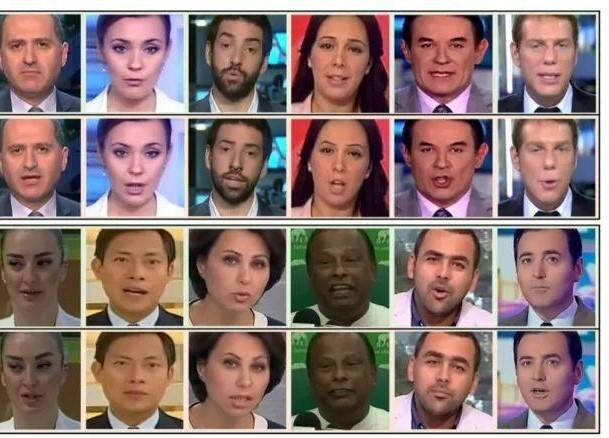
#> input picture test_img/45.jpg, 609 x 438 px
$ python face_detection.py
#> lines starting #> are read from the running program, lines starting #| are printed output that depends on the picture; after the words box and inside, x2 and y2 are one past the last pixel; in counts of white or black regions, pixels touching at a corner belong together
import cv2
import time

# if you get error when running the following code, maybe you should change the relative paths to absolute paths.
if __name__ == '__main__':

    # load cascade classifier training file for haarcascade
    face_cascade = cv2.CascadeClassifier('./haarcascade_frontalface_default.xml')

    start_time = time.time()
    # load test image
    # img = cv2.imread('./Lena.png')
    img = cv2.imread('./45.jpg')
#> img is the input picture: shape (438, 609, 3); mean B, G, R 116.4, 119.5, 141.5


    # convert the test image to gray image as opencv face detector expects gray images
    gray = cv2.cvtColor(img, cv2.COLOR_BGR2GRAY)
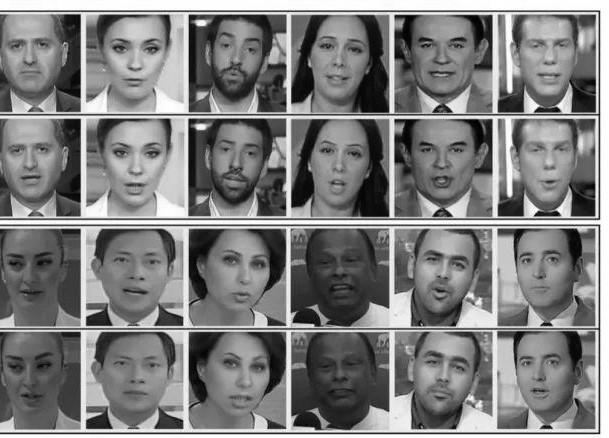
#> gray: shape (438, 609); min 1, max 255, mean 125.7

    # detect
    faces = face_cascade.detectMultiScale(gray, 1.3, 5)
#> faces = 21 rows, first 6: [408, 123, 70, 70], [517, 125, 64, 64], [516, 19, 67, 67], [3, 21, 61, 61], [406, 16, 75, 75], [303, 19, 74, 74]

    # draw the detected faces in the test image
    for (x,y,w,h) in faces:
        cv2.rectangle(img, (x,y), (x+w, y+h), (255, 0, 0), 2)
#> this loop made 21 passes
#> (x, y, w, h) on passes 1 to 12: (408, 123, 70, 70), (517, 125, 64, 64), (516, 19, 67, 67), (3, 21, 61, 61), (406, 16, 75, 75), (303, 19, 74, 74), (303, 123, 74, 74), (96, 122, 81, 81), (505, 232, 67, 67), (98, 229, 78, 78), (308, 236, 62, 62), (406, 232, 75, 75)
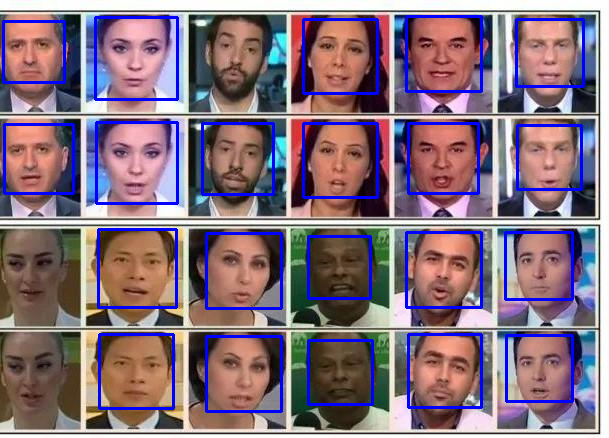
#> img: shape (438, 609, 3); 6.7% of pixels changed, all inside (x1, y1, x2, y2) = (2, 15, 585, 413)

    # show and save the result
    cv2.imshow('img', img)
    print("检测时间 :",time.time() - start_time, sep = '')
    cv2.imwrite('./result1.jpg', img)
    cv2.waitKey(0)
    cv2.destroyAllWindows()

$ run again, with test_img/1.jpg copied over test_img/45.jpg
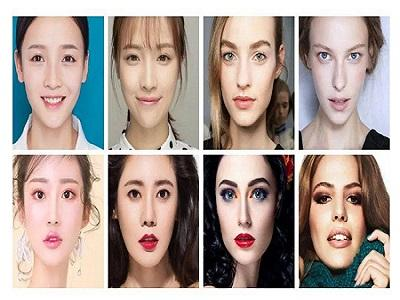
#> input picture test_img/1.jpg, 400 x 300 px
#> img is the input picture: shape (300, 400, 3); mean B, G, R 152.5, 159.4, 174.5
#> `gray = cv2.cvtColor(img, cv2.COLOR_BGR2GRAY)`:
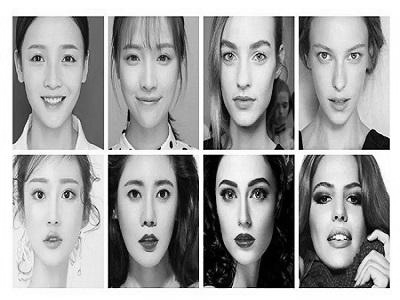
#> gray: shape (300, 400); min 0, max 255, mean 163.2
#> faces = [[201, 23, 87, 87], [298, 25, 84, 84], [12, 28, 84, 84], [107, 30, 84, 84], [11, 163, 84, 84], [105, 161, 87, 87], [200, 161, 90, 90], [302, 171, 75, 75]]
#> the loop `for (x,y,w,h) in faces:` made 8 passes
#> after the loop `for (x,y,w,h) in faces:`:
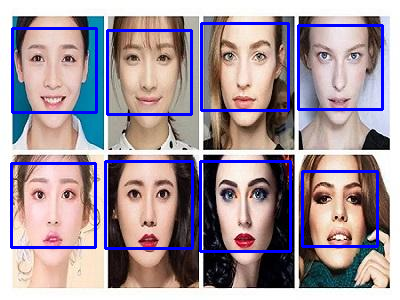
#> img: shape (300, 400, 3); 6.72% of pixels changed, all inside (x1, y1, x2, y2) = (10, 22, 384, 253)

$ run again, with test_img/100.jpg copied over test_img/45.jpg
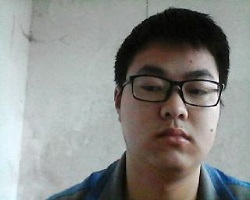
#> input picture test_img/100.jpg, 250 x 200 px
#> img is the input picture: shape (200, 250, 3); mean B, G, R 136, 138.6, 137.5
#> `gray = cv2.cvtColor(img, cv2.COLOR_BGR2GRAY)`:
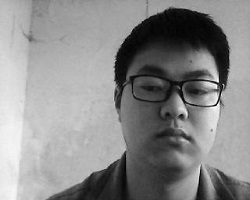
#> gray: shape (200, 250); min 0, max 255, mean 138
#> faces = [[111, 38, 126, 126]]
#> the loop `for (x,y,w,h) in faces:` made 1 pass
#> after the loop `for (x,y,w,h) in faces:`:
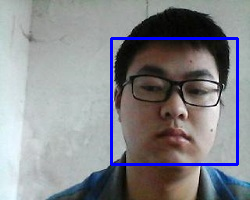
#> img: shape (200, 250, 3); 3.02% of pixels changed, all inside (x1, y1, x2, y2) = (110, 37, 239, 166)
